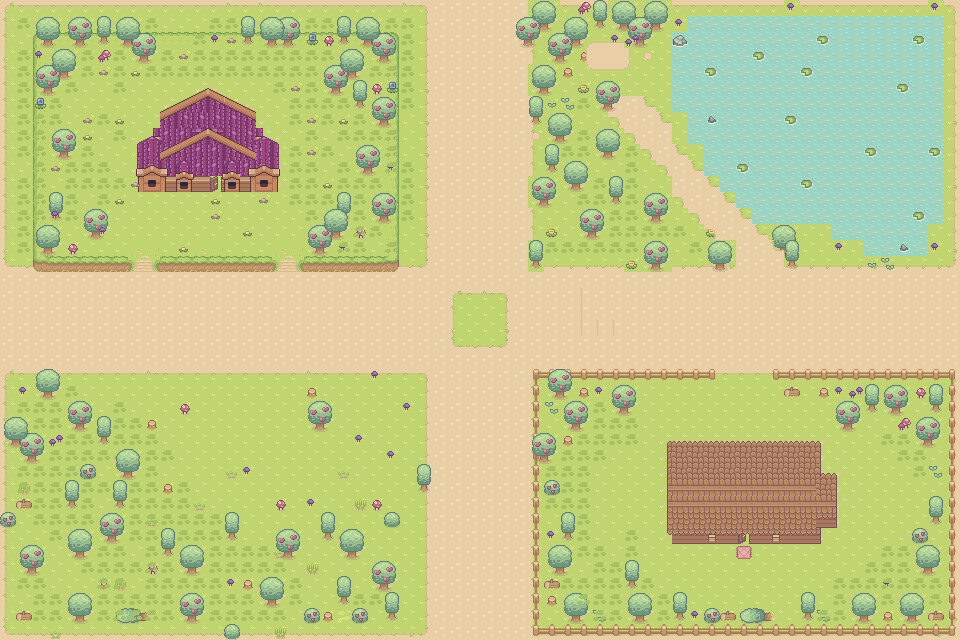

The image is a tile-based game level rendered from a .tmx file. Its description and source (layers, tilesets, objects; grid data summarised) follow:
An orthogonal 60x40 tile map with 16x16 px tiles, 11 tile layers (Tile Layer 1, Colisiones, Tile Layer 2, Tile Layer 3, ...), 11 tilesets and 4 objects.

<map version="1.10" tiledversion="1.11.2" orientation="orthogonal" renderorder="right-down" width="60" height="40" tilewidth="16" tileheight="16" infinite="0" nextlayerid="13" nextobjectid="1">
 <tileset firstgid="1" name="Water" tilewidth="16" tileheight="16" tilecount="4" columns="4">
  <image source="../tilesets/Tileset/Water.png" width="64" height="16" />
  <tile id="0">
   <objectgroup>
    <object id="1" x="0" y="0" width="16" height="16" />
   </objectgroup>
  </tile>
  <tile id="1">
   <objectgroup>
    <object id="1" x="0" y="0" width="16" height="16" />
   </objectgroup>
  </tile>
  <tile id="2">
   <objectgroup>
    <object id="1" x="0" y="0" width="16" height="16" />
   </objectgroup>
  </tile>
  <tile id="3">
   <objectgroup draworder="index" id="2">
    <object id="1" x="0" y="0" width="16" height="16" />
   </objectgroup>
  </tile>
 </tileset>
 <tileset firstgid="5" source="../tilesets/Tileset/Grass16.tsx" />
 <tileset firstgid="82" source="../tilesets/Tileset/Tilled Dirt.tsx" />
 <tileset firstgid="146" source="../tilesets/Tileset/Basic Grass Biom things 1.tsx" />
 <tileset firstgid="191" source="../tilesets/Tileset/Wooden House.tsx" />
 <tileset firstgid="226" source="../tilesets/Tileset/Fences.tsx" />
 <tileset firstgid="242" source="../tilesets/Tileset/Basic_Furniture.tsx" />
 <tileset firstgid="296" source="../tilesets/Tileset/Hills.tsx" />
 <tileset firstgid="395" source="../tilesets/Tileset/Basic Plants.tsx" />
 <tileset firstgid="407" source="../tilesets/Tileset/Room_Builder_free_16x16.tsx" />
 <tileset firstgid="798" source="../tilesets/Tileset/spr_tileset_sunnysideworld_16px.tsx" />
 <layer id="1" name="Tile Layer 1" width="60" height="40" locked="1">
  <data>[2400 cells, 2400 non-empty, 4 distinct tile ids]</data>
 </layer>
 <layer id="12" name="Colisiones" width="60" height="40" locked="1">
  <data>[2400 cells, 900 non-empty, 1 distinct tile ids]</data>
 </layer>
 <layer id="2" name="Tile Layer 2" width="60" height="40" locked="1">
  <data>[2400 cells, 413 non-empty, 30 distinct tile ids]</data>
 </layer>
 <layer id="3" name="Tile Layer 3" width="60" height="40" locked="1">
  <data>[2400 cells, 80 non-empty, 28 distinct tile ids]</data>
 </layer>
 <layer id="4" name="Tile Layer 4" width="60" height="40" locked="1">
  <data>[2400 cells, 40 non-empty, 20 distinct tile ids]</data>
 </layer>
 <layer id="5" name="Tile Layer 5" width="60" height="40" locked="1">
  <data>[2400 cells, 190 non-empty, 24 distinct tile ids]</data>
 </layer>
 <layer id="6" name="Tile Layer 6" width="60" height="40" locked="1">
  <data>[2400 cells, 184 non-empty, 48 distinct tile ids]</data>
 </layer>
 <layer id="11" name="Tile Layer 10" width="60" height="40" locked="1">
  <data>[2400 cells, 15 non-empty, 10 distinct tile ids]</data>
 </layer>
 <layer id="7" name="Tile Layer 7" width="60" height="40" locked="1">
  <data>[2400 cells, 150 non-empty, 31 distinct tile ids]</data>
 </layer>
 <layer id="8" name="Tile Layer 8" width="60" height="40" locked="1">
  <data>[2400 cells, 118 non-empty, 14 distinct tile ids]</data>
 </layer>
 <layer id="10" name="HierbaAlta" width="60" height="40" locked="1">
  <data>[2400 cells, 314 non-empty, 2 distinct tile ids]</data>
 </layer>
</map>
